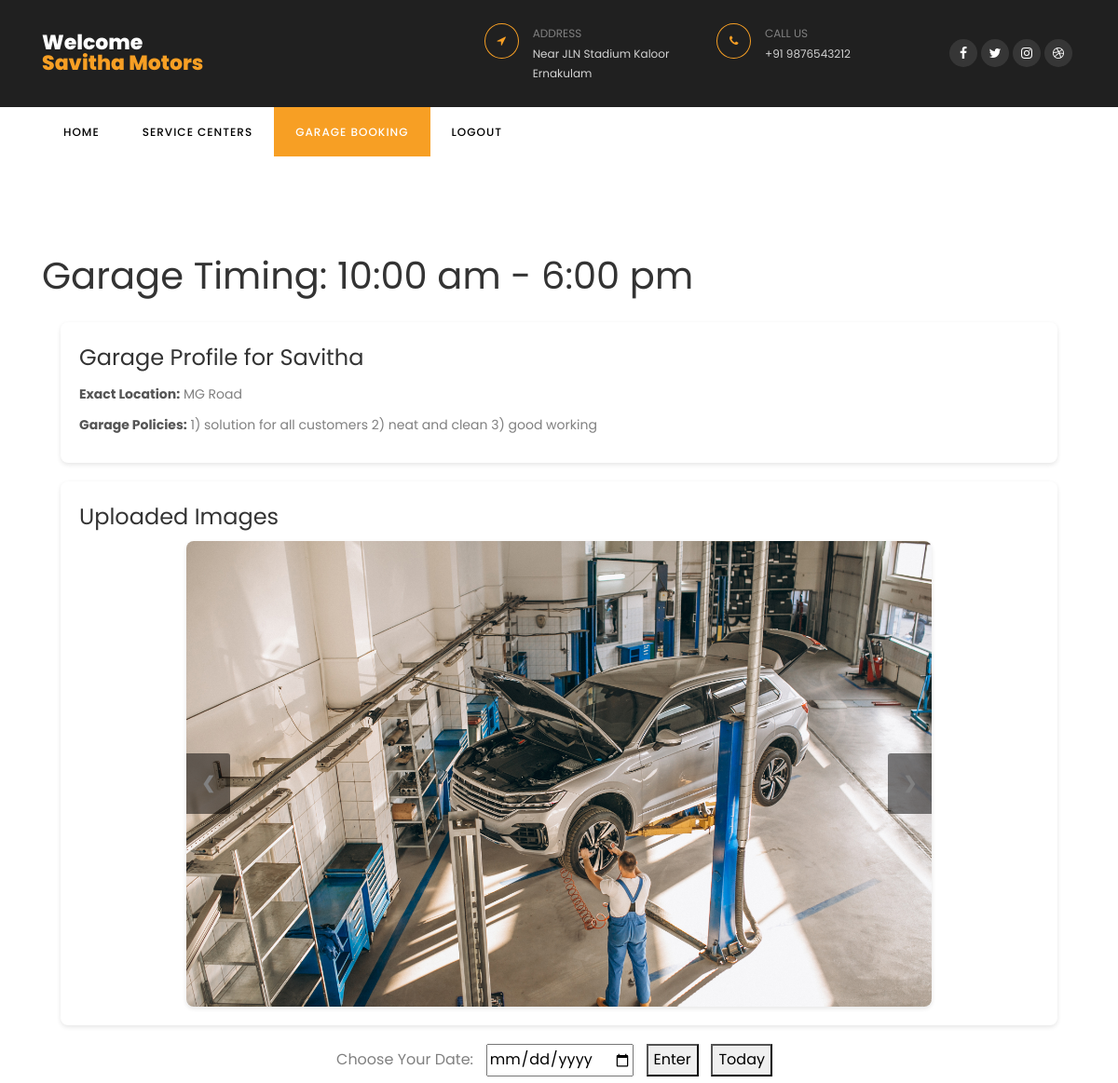
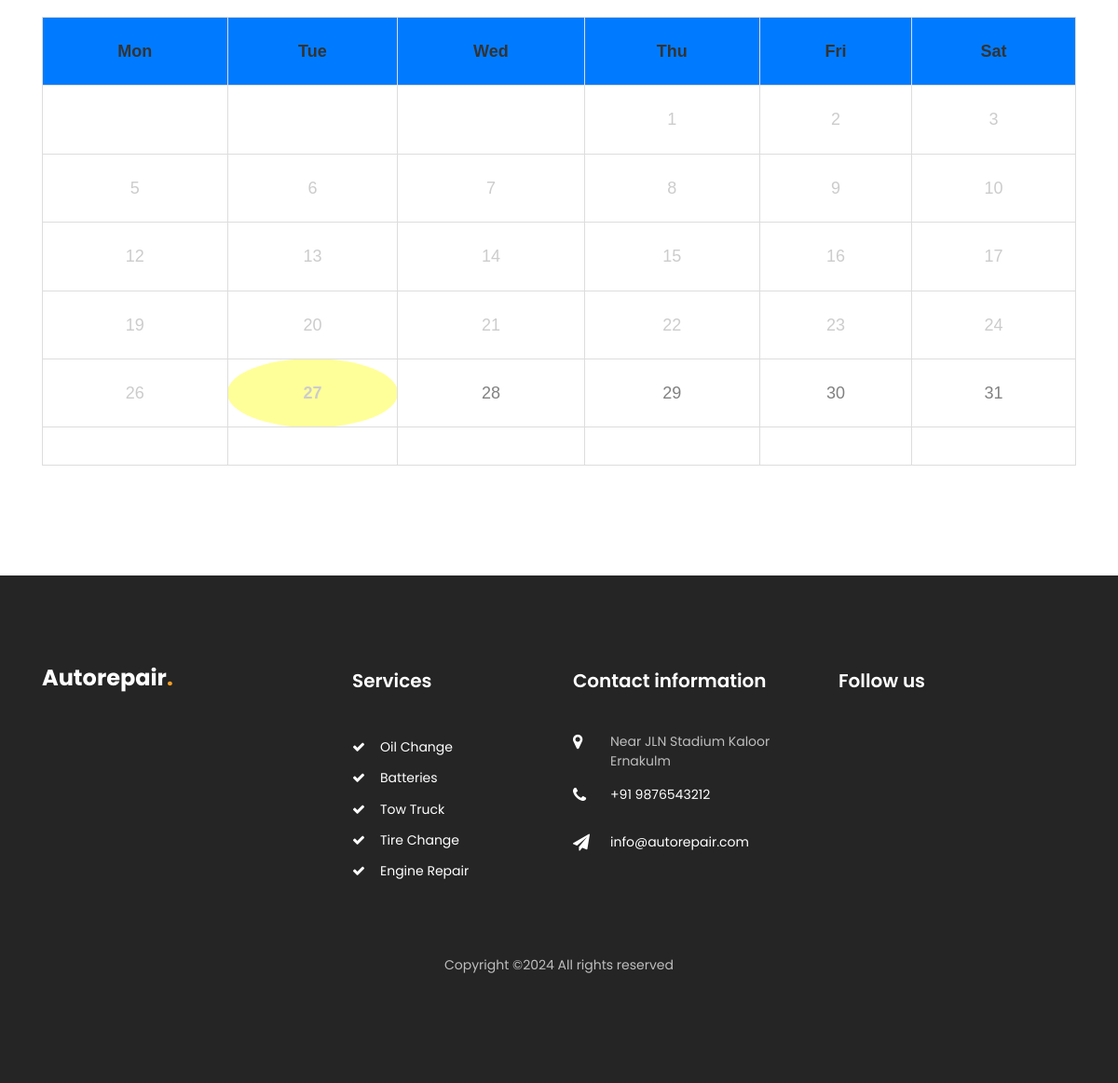
Page /garage_booking/9/ (signed in) on the committed database (2 pictures, top to bottom).
### car/models.py (models this page shows, shortened)
class User(AbstractBaseUser, PermissionsMixin):
    username = models.CharField(max_length=150, unique=True)
    email = models.EmailField(unique=True)
    phone = models.CharField(max_length=12)
    role = models.CharField(max_length=50, blank=True, null=True)
    is_staff = models.BooleanField(default=False)
    is_active = models.BooleanField(default=True)
    groups = models.ManyToManyField(Group, related_name='custom_user_groups')
    user_permissions = models.ManyToManyField(Permission, related_name='custom_user_permissions')
    objects = CustomUserManager()
    USERNAME_FIELD = 'email'
    REQUIRED_FIELDS = ['username']

class GarageProfile(models.Model):
    garage = models.ForeignKey(Garage, on_delete=models.CASCADE, related_name='profiles')
    owner_name = models.CharField(max_length=100)
    exact_location = models.TextField()
    garage_policies = models.TextField()

class GarageImage(models.Model):
    garage_profile = models.ForeignKey(GarageProfile, related_name='images', on_delete=models.CASCADE)
    image = models.ImageField(upload_to='garage_profile_images/')

### car/views.py (the view)
# urls.py: path('garage_booking/<int:garage_id>/', views.garage_booking, name='garage_booking'),
@login_required
def garage_booking(request, garage_id):
    garage = get_object_or_404(Garage, id=garage_id)
    services = GarageService.objects.filter(garage_id=garage_id)
    profile = get_object_or_404(GarageProfile, garage_id=garage_id)
    images = GarageImage.objects.filter(garage_profile=profile)
    context = {
        'garage': garage,
        'garage_id': garage_id,
        'services': services,
        'profile': profile,
        'images': images
    }
    return render(request, 'garage_booking.html', context)

### templates/garage_booking.html (shortened to what this page needs)
{% load static %}
<!DOCTYPE html>
<html lang="en">
  <head>
    <link rel="stylesheet" href="https://stackpath.bootstrapcdn.com/font-awesome/4.7.0/css/font-awesome.min.css">
    <link rel="stylesheet" href="{% static 'css/animate.css' %}">
    <link rel="stylesheet" href="{% static 'css/owl.carousel.min.css' %}">
    <link rel="stylesheet" href="{% static 'css/owl.theme.default.min.css' %}">
    <link rel="stylesheet" href="{% static 'css/magnific-popup.css' %}">
    <link rel="stylesheet" href="{% static 'css/bootstrap-datepicker.css' %}">
    <link rel="stylesheet" href="{% static 'css/jquery.timepicker.css' %}">
    <link rel="stylesheet" href="{% static 'css/flaticon.css' %}">
    <link rel="stylesheet" href="{% static 'css/style.css' %}">
  </head>
  <body>
    <div class="wrap">
        <div class="container">
            <div class="row justify-content-between">
                <div class="col-md-3 d-flex align-items-center">
                    <a class="navbar-brand" href="/">Welcome<br><span>{{ user.username }}</span></a>
                </div>
                <div class="col-md-7">
                    <div class="row">
                        <div class="col">
                            <div class="top-wrap d-flex">
                                <div class="icon d-flex align-items-center justify-content-center"><span class="fa fa-location-arrow"></span></div>
                                <div class="text"><span>Address</span><span>Near JLN Stadium Kaloor Ernakulam</span></div>
                            </div>
                        </div>
                        <div class="col">
                            <div class="top-wrap d-flex">
                                <div class="icon d-flex align-items-center justify-content-center"><span class="fa fa-phone"></span></div>
                                <div class="text"><span>Call us</span><span>+91 9876543212</span></div>
                            </div>
                        </div>
                        <div class="col-md-3 d-flex justify-content-end align-items-center">
                            <div class="social-media">
                                <p class="mb-0 d-flex">
                                    <a href="#" class="d-flex align-items-center justify-content-center"><span class="fa fa-facebook"><i class="sr-only">Facebook</i></span></a>
                                    <a href="#" class="d-flex align-items-center justify-content-center"><span class="fa fa-twitter"><i class="sr-only">Twitter</i></span></a>
                                    <a href="#" class="d-flex align-items-center justify-content-center"><span class="fa fa-instagram"><i class="sr-only">Instagram</i></span></a>
                                    <a href="#" class="d-flex align-items-center justify-content-center"><span class="fa fa-dribbble"><i class="sr-only">Dribbble</i></span></a>
                                </p>
                            </div>
                        </div>
                    </div>
                </div>
            </div>
        </div>
    </div>
    <nav class="navbar navbar-expand-lg navbar-dark ftco_navbar bg-dark ftco-navbar-light" id="ftco-navbar">
        <div class="container">
            <div class="collapse navbar-collapse" id="ftco-nav">
                <ul class="navbar-nav mr-auto">
                    <li class="nav-item"><a href="{% url 'user_index' %}" class="nav-link">Home</a></li>
                    <li class="nav-item"><a href="{% url 'view_service_centers' %}" class="nav-link">Service Centers</a></li>
                    <li class="nav-item active"><a href="{% url 'garage_booking' garage_id=garage_id %}" class="nav-link">Garage Booking</a></li>
                    <li class="nav-item"><a href="/" class="nav-link">Logout</a></li>
                </ul>
            </div>
        </div>
    </nav>
    <section class="ftco-section">
        <div class="container">
            <h1>Garage Timing: 10:00 am - 6:00 pm</h1>
            <section class="profile-details">
                <h4>Garage Profile for {{ profile.owner_name }}</h4>
                <p><strong>Exact Location:</strong> {{ profile.exact_location }}</p>
                <p><strong>Garage Policies:</strong> {{ profile.garage_policies }}</p>
            </section>
            <section class="image-upload">
                <h4>Uploaded Images</h4>
                <div class="image-slideshow">
                    {% for image in images %}
                        <img class="slide" src="{{ image.image.url }}" alt="Garage Image">
                    {% empty %}
                        <p>No images uploaded yet.</p>
                    {% endfor %}
                    <a class="prev" onclick="plusSlides(-1)">&#10094;</a>
                    <a class="next" onclick="plusSlides(1)">&#10095;</a>
                </div>
            </section>
            <div class="date-picker-container">
                <label for="datePicker">Choose Your Date: </label>
                <input type="date" id="datePicker">
                <button onclick="jumpToDate()">Enter</button>
                <button onclick="jumpToToday()">Today</button>
            </div>
            <table id="calendar" class="calendar">
                <thead>
                    <tr>
                        <th>Mon</th>
                        <th>Tue</th>
                        <th>Wed</th>
                        <th>Thu</th>
                        <th>Fri</th>
                        <th>Sat</th>
                    </tr>
                </thead>
                <tbody>
                </tbody>
            </table>
        </div>
    </section>
    <footer class="footer ftco-section">
        <div class="container">
            <div class="row mb-5">
                <div class="col-md-6 col-lg">
                    <div class="ftco-footer-widget mb-4">
                        <h2 class="logo"><a href="/">Autorepair<span>.</span></a></h2>
                    </div>
                </div>
                <div class="col-md-6 col-lg">
                    <div class="ftco-footer-widget mb-4 ml-md-5">
                        <h2 class="ftco-heading-2">Services</h2>
                        <ul class="list-unstyled">
                            <li><a href="#" class="py-1 d-block"><span class="fa fa-check mr-3"></span>Oil Change</a></li>
                            <li><a href="#" class="py-1 d-block"><span class="fa fa-check mr-3"></span>Batteries</a></li>
                            <li><a href="#" class="py-1 d-block"><span class="fa fa-check mr-3"></span>Tow Truck</a></li>
                            <li><a href="#" class="py-1 d-block"><span class="fa fa-check mr-3"></span>Tire Change</a></li>
                            <li><a href="#" class="py-1 d-block"><span class="fa fa-check mr-3"></span>Engine Repair</a></li>
                        </ul>
                    </div>
                </div>
                <div class="col-md-6 col-lg">
                    <div class="ftco-footer-widget mb-4">
                        <h2 class="ftco-heading-2">Contact information</h2>
                        <div class="block-23 mb-3">
                            <ul>
                                <li><span class="icon fa fa-map-marker"></span><span class="text">Near JLN Stadium Kaloor Ernakulm</span></li>
                                <li><a href="#"><span class="icon fa fa-phone"></span><span class="text">+91 9876543212</span></a></li>
                                <li><a href="#"><span class="icon fa fa-paper-plane"></span><span class="text">info@autorepair.com</span></a></li>
                            </ul>
                        </div>
                    </div>
                </div>
                <div class="col-md-6 col-lg">
                    <div class="ftco-footer-widget mb-4">
                        <h2 class="ftco-heading-2">Follow us</h2>
                        <div class="opening-hours">
                            <p class="mb-0 d-flex">
                                <ul class="ftco-footer-social list-unstyled float-md-left float-lft mt-4">
                                </ul>
                            </p>
                        </div>
                    </div>
                </div>
            </div>
            <div class="row">
                <div class="col-md-12 text-center">
                    <p>
                        Copyright &copy;<script>document.write(new Date().getFullYear());</script> All rights reserved
                        </p>
                </div>
            </div>
        </div>
    </footer>
  </body>
</html>

### templates/garage_booking.html (style rules this page uses)
.calendar { font-family: Arial, sans-serif; border-collapse: collapse; width: 100%; margin: 20px auto; font-size: 18px; }
.calendar th, .calendar td { border: 1px solid #dddddd; text-align: center; padding: 20px; height: 40px; cursor: pointer; }
.calendar th { background-color: #007bff; color: #333; }
.date-picker-container { margin-top: 20px; text-align: center; }
.date-picker-container label, .date-picker-container input, .date-picker-container button { font-size: 16px; margin-right: 10px; }
.profile-details { background-color: #fff; border-radius: 8px; box-shadow: 0 2px 5px rgba(0, 0, 0, 0.1); padding: 20px; margin: 20px; }
.profile-details h4 { margin-top: 0; color: #333; font-size: 24px; }
.profile-details p { margin: 10px 0; line-height: 1.6; }
.profile-details strong { color: #555; }
.image-upload { background-color: #fff; border-radius: 8px; box-shadow: 0 2px 5px rgba(0, 0, 0, 0.1); padding: 20px; margin: 20px; }
.image-upload h4 { margin-top: 0; color: #333; font-size: 24px; }
.image-slideshow { position: relative; width: 100%; max-width: 800px; height: 500px; margin: 0 auto; overflow: hidden; border-radius: 8px; box-shadow: 0 2px 5px rgba(0, 0, 0, 0.1); }
.image-slideshow img { width: 100%; height: 100%; object-fit: cover; display: block; }
.slide { display: none; }
.prev, .next { cursor: pointer; position: absolute; top: 50%; width: auto; padding: 16px; margin-top: -22px; color: #fff; font-weight: bold; font-size: 18px; border-radius: 0 3px 3px 0; user-select: none; background-color: rgba(0, 0, 0, 0.5); }
.next { right: 0; border-radius: 3px 0 0 3px; }

### rows in the picture
User: username "Savitha Motors"
GarageProfile: owner_name "Savitha", exact_location "MG Road", garage_policies "1) solution for all customers 2) neat and clean 3) good working"
GarageImage: image (picture)
